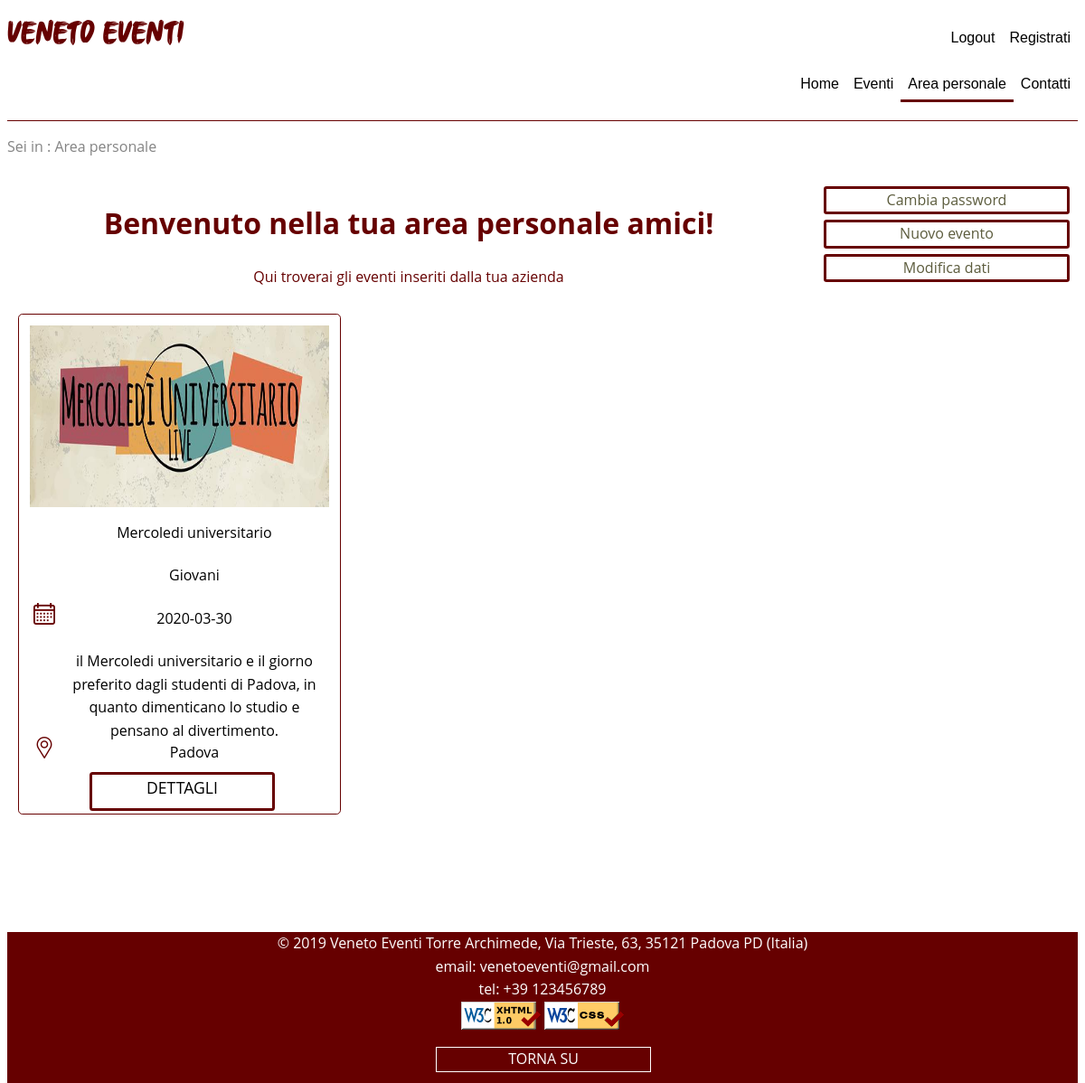
The page /area_riservata_azienda.php (signed in) on the database as committed earlier.
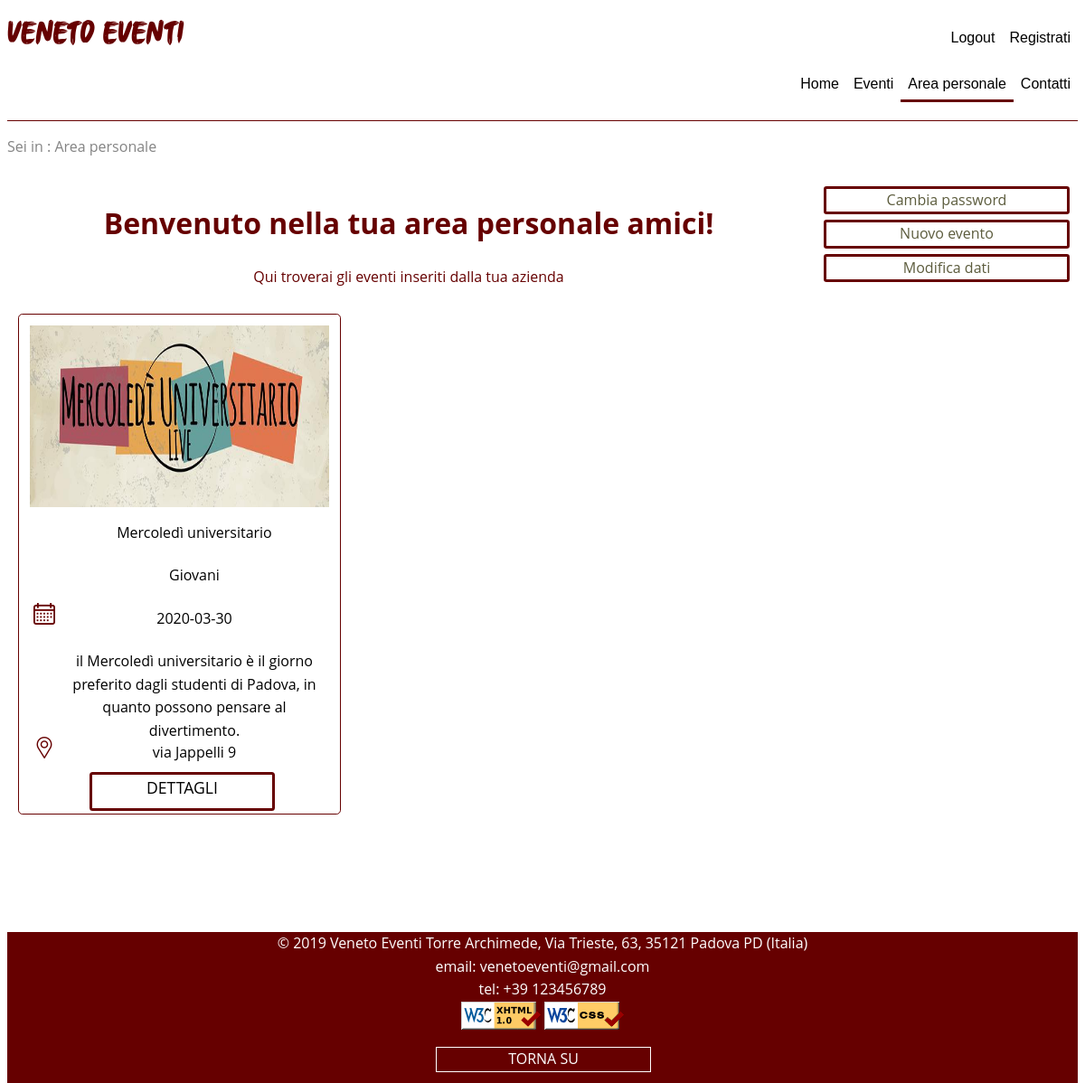
The same page on the database as committed later.
### tables this page shows
CREATE TABLE `eventi` (
  `ID` int(11) NOT NULL,
  `Titolo` varchar(255) NOT NULL,
  `Descrizione` varchar(500) NOT NULL,
  `Luogo` varchar(255) NOT NULL,
  `Citta` enum('Venezia','Padova','Verona','Vicenza','Belluno','Treviso','Rovigo') NOT NULL,
  `Data` date NOT NULL,
  `Categoria` varchar(255) NOT NULL,
  `Azienda` varchar(255) NOT NULL
);

### area_riservata_azienda.php (the view, shortened to what this page needs)
<html xmlns="http://www.w3.org/1999/xhtml" xml:lang="it" lang="it">
<head>
    <?php
        include_once 'functions.php';
     ?>
</head>
<div class="pageArea">
    <div class="area-titoli">
        <h1 class="titolo">Benvenuto nella tua area personale <?php echo $_SESSION['usernameA']; ?>!</h1>
        <p class="titolo"> Qui troverai gli eventi inseriti dalla tua azienda</p>
    </div>
    <div class="area-bottoni">
        <a class="bottone-area link" href='modifica_pw_a.php'>
         Cambia password</a>
         <a class="bottone-area link" href='nuovo_evento.php'>
         Nuovo evento</a>
         <a class="bottone-area link" href='modifica_azienda.php'>Modifica dati </a>
    </div>
</div>
<div class="home-pt3">
<?php
            require_once('functions.php');
            $output=getEventiAzienda();
            $outCat="";
            $tab=9;
            if($_SESSION['eventiAzienda']===true){
            foreach ($output as $elem) {
                if($elem){
                    $outCat.=   "
                                    <div class='box-evento'>
                                        <div class='box-img'>
                                            <img class='img-evento' src='".getImg($elem['ID'])."' alt='immagine evento'>
                                        </div>
                                        <div class='box-titolo '>
                                            <div class='box-icona'></div>
                                                <p class='scritte-evento'>".$elem['Titolo']."</p>
                                        </div>
                                        <div class='box-categoria '>
                                            <div class='box-icona'></div>
                                            <p class='scritte-evento'>".$elem['Categoria']."</p>
                                        </div>
                                        <div class='box-data '>
                                            <div class='box-icona'>
                                                <div id='calendario'></div>
                                            </div>
                                            <div class='box-data-evento'>
                                                <p class='scritte-evento'>".$elem['Data']."</p>
                                            </div>
                                        </div>
                                        <div class='box-descr '>
                                            <div class='box-icona'></div>
                                            <p class='scritte-evento'> ".$elem['Descrizione']."</p>
                                        </div>
                                        <div class='box-luogo '>
                                            <div class='box-icona'>
                                                <div id='local'></div>
                                            </div>
                                            <div class='box-luogo-evento'>
                                                <p class='scritte-evento'>".$elem['Luogo']."</p>
                                            </div>
                                        </div>
                                        <div class='box-dettagli'>
                                        <div class='box-icona'>
                                            </div>
                                            <div >
                                                <a class='scritte-dettagli selezione link' href ='dettagli_evento.php?id=".$elem['ID']."' tabindex='".tabIndex($tab)."'> DETTAGLI </a>
                                            </div>
                                        </div>
                                    </div>
                                    ";
                    }
                    $tab=$tab+1;
            }}
            else{$outCat.= "<div class='area-titoli'> <p> <h3>Non hai ancora registrato eventi. <a href='nuovo_evento.php' tabindex='".tabIndex($tab)."' accesskey='n'> Nuovo evento </a><h3></p></div>";}
            echo $outCat;
        ?>
</div>
</body>

Rows that differ between the two databases and show on the page:
changed eventi "Giovani": Titolo "Mercoledi universitario" → "Mercoledì universitario"; Descrizione "il Mercoledi universitario e il giorno preferito dagli studenti di Padova, in quanto dimenticano lo studio e pensano al divertimento." → "il Mercoledì universitario è il giorno preferito dagli studenti di Padova, in quanto possono pensare al divertimento."; Luogo "Padova" → "via Jappelli 9"
